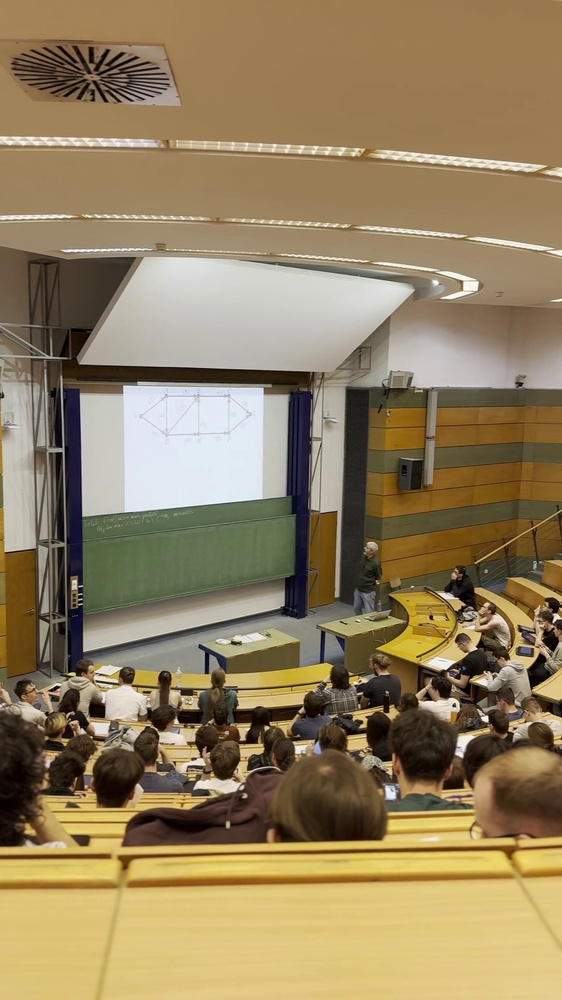
#> input picture data/videos/sample_frame.jpg, 562 x 1000 px, shrunk from 1080 x 1920 before the run
$ python -i __init__.py   (imports and definitions only)
#> lines starting #> are read from the running program, lines starting #| are printed output that depends on the picture
#> further down, picture is the input picture: shape (1000, 562, 3); mean B, G, R 95.3, 129.4, 147.6
"""
Privacy Engine - Face Blurring Module
DPDP Act 2023 compliant privacy-preserving engine.

Key Features:
- Automatic face detection and Gaussian blurring
- Configurable blur intensity
- All evidence frames are privacy-masked before storage/transmission
- Only aggregate counts are transmitted, never individual identities
"""

import cv2
import numpy as np
from ultralytics import YOLO
from dataclasses import dataclass
from typing import List, Tuple, Optional


@dataclass
class PrivacyResult:
    """Result of privacy processing on a frame."""
    blurred_frame: np.ndarray
    faces_detected: int
    faces_blurred: int
    blur_method: str
    blur_kernel_size: int
    pii_detected: bool


class FaceBlurEngine:
    """
    Privacy-preserving face blurring engine.

    Automatically detects faces in frames and applies Gaussian blur
    before any storage or transmission. This ensures DPDP Act compliance
    by preventing individual identification from evidence frames.

    Detection Methods:
    1. YOLO face detection (more accurate, uses same model infrastructure)
    2. OpenCV Haar Cascade (fallback, lighter weight)
    """

    def __init__(
        self,
        blur_kernel_size: int = 51,
        blur_strength: float = 30.0,
        method: str = "haar",
        yolo_model_path: str = "yolov8n-face.pt",
        expand_ratio: float = 0.3
    ):
        """
        Initialize the face blur engine.

        Args:
            blur_kernel_size: Size of the Gaussian blur kernel (must be odd)
            blur_strength: Sigma for Gaussian blur (higher = more blur)
            method: Detection method - 'haar' or 'yolo'
            yolo_model_path: Path to YOLO face model (if method='yolo')
            expand_ratio: How much to expand face bounding box (0.3 = 30% larger)
        """
        self.blur_kernel_size = blur_kernel_size if blur_kernel_size % 2 == 1 else blur_kernel_size + 1
        self.blur_strength = blur_strength
        self.method = method
        self.expand_ratio = expand_ratio

        if method == "haar":
            # Use OpenCV's built-in Haar Cascade for face detection
            cascade_path = cv2.data.haarcascades + "haarcascade_frontalface_default.xml"
            self.face_cascade = cv2.CascadeClassifier(cascade_path)

            # Also load profile face cascade for side views
            profile_path = cv2.data.haarcascades + "haarcascade_profileface.xml"
            self.profile_cascade = cv2.CascadeClassifier(profile_path)

            print(f"[FaceBlurEngine] Using Haar Cascade face detection")
        else:
            # Use YOLO for face detection
            self.face_model = YOLO(yolo_model_path)
            print(f"[FaceBlurEngine] Using YOLO face detection: {yolo_model_path}")

        print(f"[FaceBlurEngine] Blur kernel: {self.blur_kernel_size}, expand: {self.expand_ratio}")

    def blur_faces(
        self,
        frame: np.ndarray,
        person_detections: Optional[List] = None
    ) -> PrivacyResult:
        """
        Detect and blur all faces in a frame.

        Args:
            frame: BGR image as numpy array
            person_detections: Optional list of person Detection objects to help
                              locate face regions (from PersonDetector)

        Returns:
            PrivacyResult with blurred frame and metadata
        """
        blurred_frame = frame.copy()
        face_regions = []

        if self.method == "haar":
            face_regions = self._detect_faces_haar(frame)
        else:
            face_regions = self._detect_faces_yolo(frame)

        # If person detections are provided but few faces detected,
        # also blur the upper portion of each person bounding box
        # (catches cases where face is turned away or partially occluded)
        if person_detections and len(face_regions) < len(person_detections) * 0.5:
            for det in person_detections:
                x, y, w, h = det.bbox
                # Upper 30% of person bbox is likely the head/face area
                head_h = int(h * 0.3)
                head_region = (x, y, w, head_h)

                # Check if this region overlaps with any detected face
                is_covered = False
                for fx, fy, fw, fh in face_regions:
                    overlap_x = max(0, min(x + w, fx + fw) - max(x, fx))
                    overlap_y = max(0, min(y + head_h, fy + fh) - max(y, fy))
                    if overlap_x > 0 and overlap_y > 0:
                        is_covered = True
                        break

                if not is_covered:
                    face_regions.append(head_region)

        # Apply blur to all detected face regions
        faces_blurred = 0
        for (x, y, w, h) in face_regions:
            # Expand the region slightly
            ex = int(w * self.expand_ratio)
            ey = int(h * self.expand_ratio)

            x1 = max(0, x - ex)
            y1 = max(0, y - ey)
            x2 = min(frame.shape[1], x + w + ex)
            y2 = min(frame.shape[0], y + h + ey)

            if x2 > x1 and y2 > y1:
                # Apply strong Gaussian blur to the face region
                face_roi = blurred_frame[y1:y2, x1:x2]
                blurred_roi = cv2.GaussianBlur(
                    face_roi,
                    (self.blur_kernel_size, self.blur_kernel_size),
                    self.blur_strength
                )
                # Apply blur twice for extra privacy
                blurred_roi = cv2.GaussianBlur(
                    blurred_roi,
                    (self.blur_kernel_size, self.blur_kernel_size),
                    self.blur_strength
                )
                blurred_frame[y1:y2, x1:x2] = blurred_roi
                faces_blurred += 1

        return PrivacyResult(
            blurred_frame=blurred_frame,
            faces_detected=len(face_regions),
            faces_blurred=faces_blurred,
            blur_method="gaussian",
            blur_kernel_size=self.blur_kernel_size,
            pii_detected=len(face_regions) > 0
        )

    def _detect_faces_haar(self, frame: np.ndarray) -> List[Tuple[int, int, int, int]]:
        """
        Detect faces using OpenCV Haar Cascades.

        Returns:
            List of (x, y, w, h) tuples for each detected face
        """
        gray = cv2.cvtColor(frame, cv2.COLOR_BGR2GRAY)
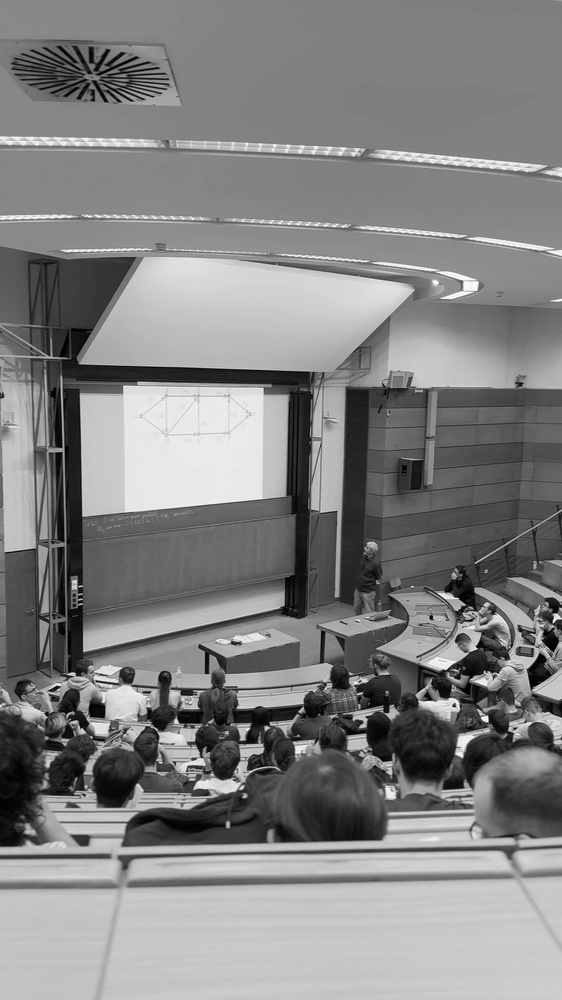
#> gray: shape (1000, 562); min 0, max 254, mean 130.9
        gray = cv2.equalizeHist(gray)
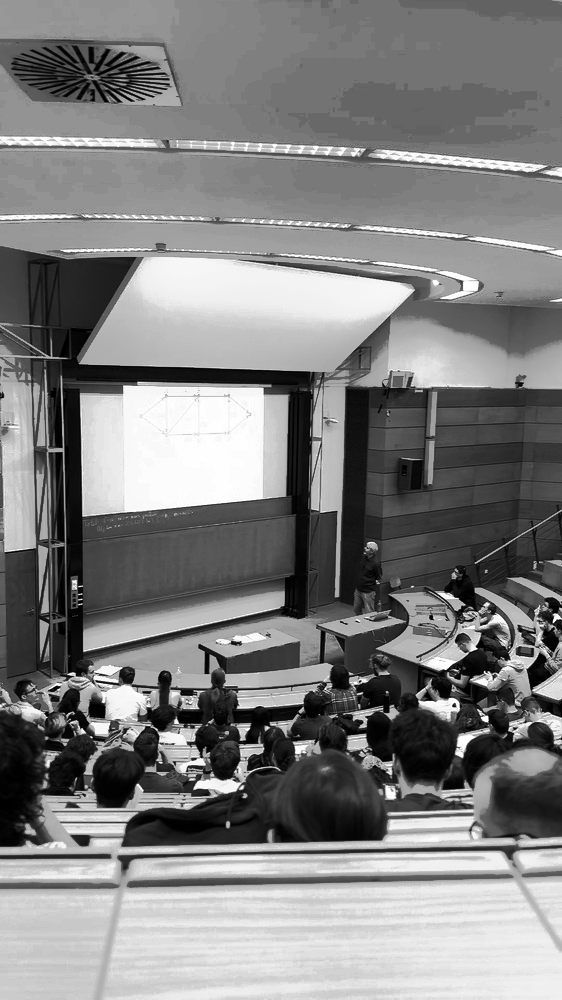
#> gray: shape (1000, 562); min 0, max 255, mean 128.7

        # Frontal face detection
        frontal_faces = self.face_cascade.detectMultiScale(
            gray,
            scaleFactor=1.1,
            minNeighbors=4,
            minSize=(20, 20),
            flags=cv2.CASCADE_SCALE_IMAGE
        )
#> frontal_faces = ()

        # Profile face detection
        profile_faces = self.profile_cascade.detectMultiScale(
            gray,
            scaleFactor=1.1,
            minNeighbors=4,
            minSize=(20, 20),
            flags=cv2.CASCADE_SCALE_IMAGE
        )
#> profile_faces = ()

        # Also detect on flipped image for left-side profiles
        flipped = cv2.flip(gray, 1)
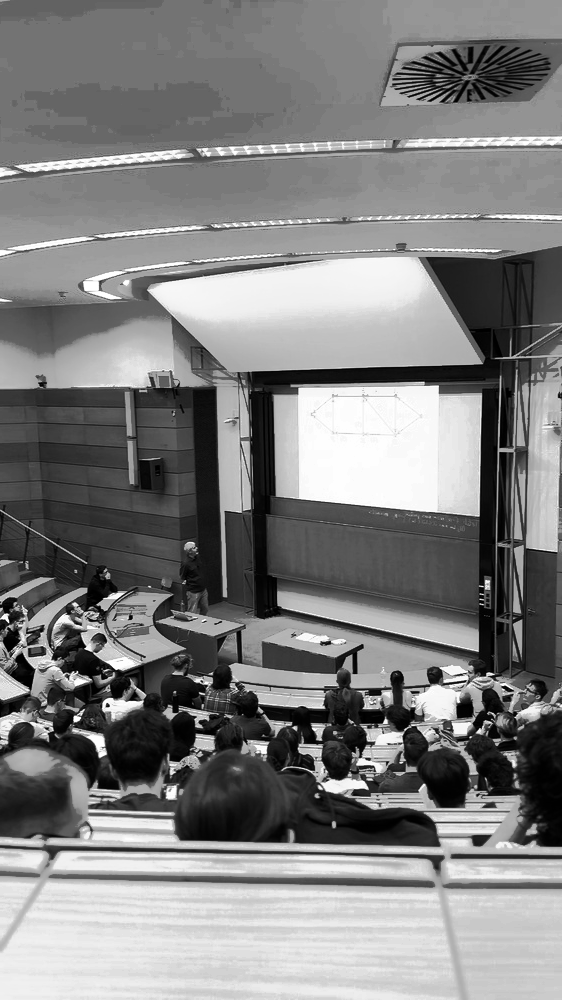
#> flipped: shape (1000, 562); min 0, max 255, mean 128.7
        flipped_profiles = self.profile_cascade.detectMultiScale(
            flipped,
            scaleFactor=1.1,
            minNeighbors=4,
            minSize=(20, 20),
            flags=cv2.CASCADE_SCALE_IMAGE
        )
#> flipped_profiles = ()

        all_faces = []

        # Add frontal faces
        if len(frontal_faces) > 0:
            all_faces.extend([(x, y, w, h) for (x, y, w, h) in frontal_faces])

        # Add profile faces
        if len(profile_faces) > 0:
            all_faces.extend([(x, y, w, h) for (x, y, w, h) in profile_faces])

        # Add flipped profile faces (mirror x-coordinate back)
        if len(flipped_profiles) > 0:
            for (x, y, w, h) in flipped_profiles:
                mirrored_x = frame.shape[1] - x - w
                all_faces.append((mirrored_x, y, w, h))

        # Remove duplicates using NMS-style filtering
        all_faces = self._non_max_suppression(all_faces, overlap_thresh=0.3)

        return all_faces

    def _detect_faces_yolo(self, frame: np.ndarray) -> List[Tuple[int, int, int, int]]:
        """Detect faces using YOLO face model."""
        results = self.face_model(frame, conf=0.25, verbose=False)
        faces = []

        if results[0].boxes is not None:
            for box in results[0].boxes:
                x1, y1, x2, y2 = box.xyxy[0].cpu().numpy().astype(int)
                faces.append((int(x1), int(y1), int(x2 - x1), int(y2 - y1)))

        return faces

    def _non_max_suppression(
        self,
        boxes: List[Tuple[int, int, int, int]],
        overlap_thresh: float = 0.3
    ) -> List[Tuple[int, int, int, int]]:
        """
        Simple NMS to remove duplicate face detections.

        Args:
            boxes: List of (x, y, w, h) bounding boxes
            overlap_thresh: IoU threshold for suppression

        Returns:
            Filtered list of bounding boxes
        """
        if len(boxes) == 0:
            return []

        boxes_array = np.array(boxes)
        x1 = boxes_array[:, 0]
        y1 = boxes_array[:, 1]
        x2 = x1 + boxes_array[:, 2]
        y2 = y1 + boxes_array[:, 3]

        areas = boxes_array[:, 2] * boxes_array[:, 3]
        order = areas.argsort()[::-1]

        keep = []
        while len(order) > 0:
            i = order[0]
            keep.append(i)

            if len(order) == 1:
                break

            xx1 = np.maximum(x1[i], x1[order[1:]])
            yy1 = np.maximum(y1[i], y1[order[1:]])
            xx2 = np.minimum(x2[i], x2[order[1:]])
            yy2 = np.minimum(y2[i], y2[order[1:]])

            inter = np.maximum(0, xx2 - xx1) * np.maximum(0, yy2 - yy1)
            union = areas[i] + areas[order[1:]] - inter
            iou = inter / (union + 1e-6)

            remaining = np.where(iou <= overlap_thresh)[0]
            order = order[remaining + 1]

        return [boxes[i] for i in keep]

>>> import cv2
>>> picture = cv2.imread('../../data/videos/sample_frame.jpg')
>>> result = FaceBlurEngine().blur_faces(picture)
#> in blur_faces, `face_regions = self._detect_faces_haar(frame)`: face_regions = []
#> after the loop in blur_faces, `for (x, y, w, h) in face_regions:`: faces_blurred = 0
